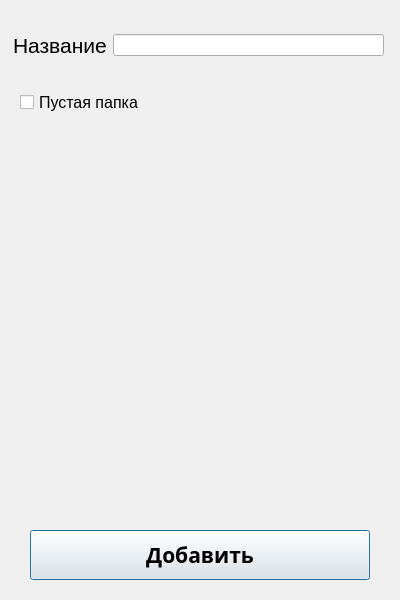
<?xml version="1.0" encoding="UTF-8"?>
<ui version="4.0">
 <class>addFolder</class>
 <widget class="QDialog" name="addFolder">
  <property name="geometry">
   <rect>
    <x>0</x>
    <y>0</y>
    <width>400</width>
    <height>600</height>
   </rect>
  </property>
  <property name="minimumSize">
   <size>
    <width>400</width>
    <height>600</height>
   </size>
  </property>
  <property name="maximumSize">
   <size>
    <width>400</width>
    <height>600</height>
   </size>
  </property>
  <property name="windowTitle">
   <string>Добавление папки</string>
  </property>
  <widget class="QWidget" name="layoutWidget">
   <property name="geometry">
    <rect>
     <x>13</x>
     <y>15</y>
     <width>371</width>
     <height>61</height>
    </rect>
   </property>
   <layout class="QHBoxLayout" name="name_layout">
    <item>
     <widget class="QLabel" name="name">
      <property name="font">
       <font>
        <family>Arial</family>
        <pointsize>16</pointsize>
       </font>
      </property>
      <property name="text">
       <string>Название</string>
      </property>
     </widget>
    </item>
    <item>
     <widget class="QLineEdit" name="name_edit"/>
    </item>
   </layout>
  </widget>
  <widget class="QWidget" name="verticalLayoutWidget">
   <property name="geometry">
    <rect>
     <x>20</x>
     <y>90</y>
     <width>351</width>
     <height>421</height>
    </rect>
   </property>
   <layout class="QVBoxLayout" name="verticalLayout">
    <item>
     <widget class="QCheckBox" name="empty">
      <property name="font">
       <font>
        <family>Arial</family>
        <pointsize>12</pointsize>
        <weight>50</weight>
        <bold>false</bold>
       </font>
      </property>
      <property name="text">
       <string>Пустая папка</string>
      </property>
     </widget>
    </item>
    <item>
     <spacer name="spacer">
      <property name="orientation">
       <enum>Qt::Vertical</enum>
      </property>
      <property name="sizeHint" stdset="0">
       <size>
        <width>20</width>
        <height>20</height>
       </size>
      </property>
     </spacer>
    </item>
   </layout>
  </widget>
  <widget class="QPushButton" name="add_button">
   <property name="geometry">
    <rect>
     <x>30</x>
     <y>530</y>
     <width>340</width>
     <height>50</height>
    </rect>
   </property>
   <property name="font">
    <font>
     <family>Yu Gothic UI Semilight</family>
     <pointsize>16</pointsize>
     <weight>75</weight>
     <bold>true</bold>
    </font>
   </property>
   <property name="text">
    <string>Добавить</string>
   </property>
  </widget>
 </widget>
 <resources/>
 <connections/>
</ui>
